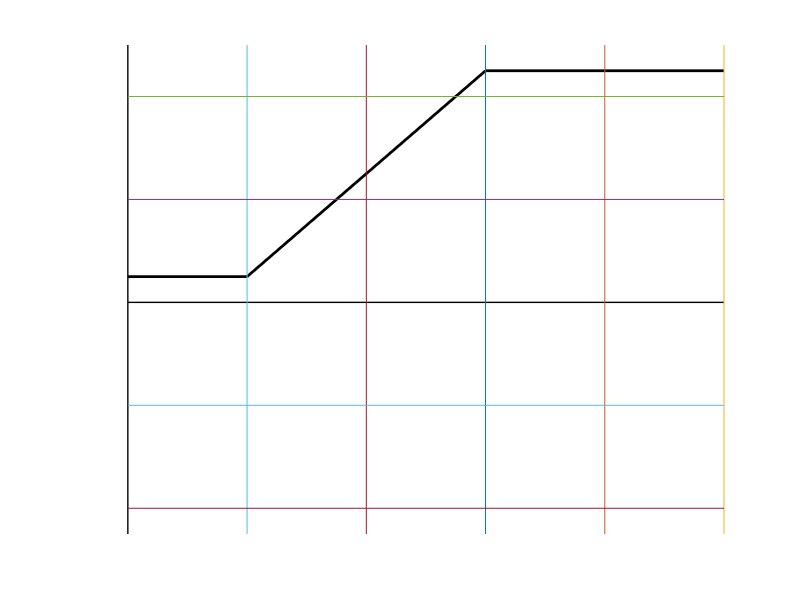
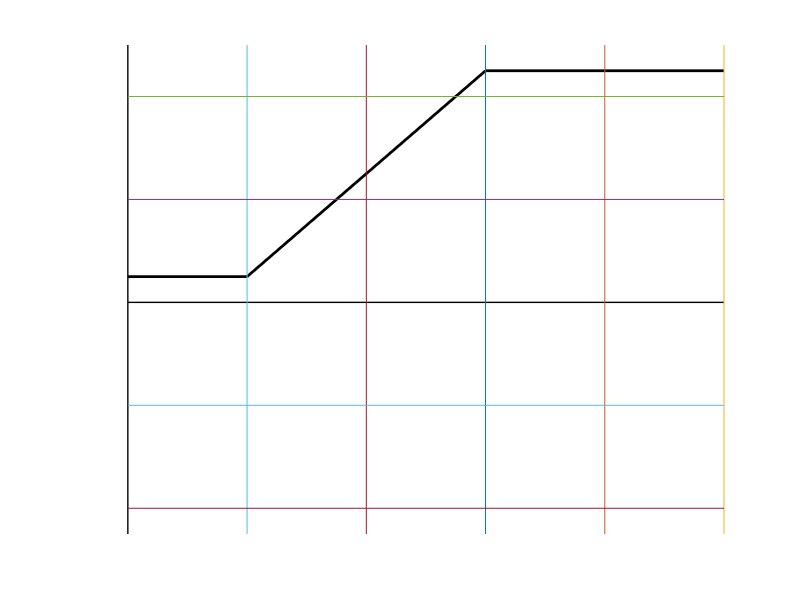

Source code (MATLAB) for these figures, in order:

clf
hold on

%actual curve
%f=10:10:1000000;
%plot(log10(f),20*log10(abs(A(f))),"linewidth",3,"color","black")

%bode sections
plot([1,2],[20*log10(1.778),20*log10(1.778)],"linewidth",2,"color","black")
plot([2,4],[20*log10(1.778),20*log10(1.778)+40],"linewidth",2,"color","black")
plot([4,6],[20*log10(1.778)+40,20*log10(1.778)+40],"linewidth",2,"color","black")

%axis
plot([1,6],[0,0],"linewidth",1,"color","black")
plot([1,1],[-45,50],"linewidth",1,"color","black")

%ticks x,y-axis
tx=[2,3,4,5,6];
ty=[20,40,-20,-40];

for x=tx
plot([x,x],[-45,50])
endfor

for y=ty
plot([1,6],[y,y])
endfor

axis([0.8,6,-45,50])
grid off
axis off

print -demf bodeMagnitudeB.emf
print -deps bodeMagnitudeB.eps
